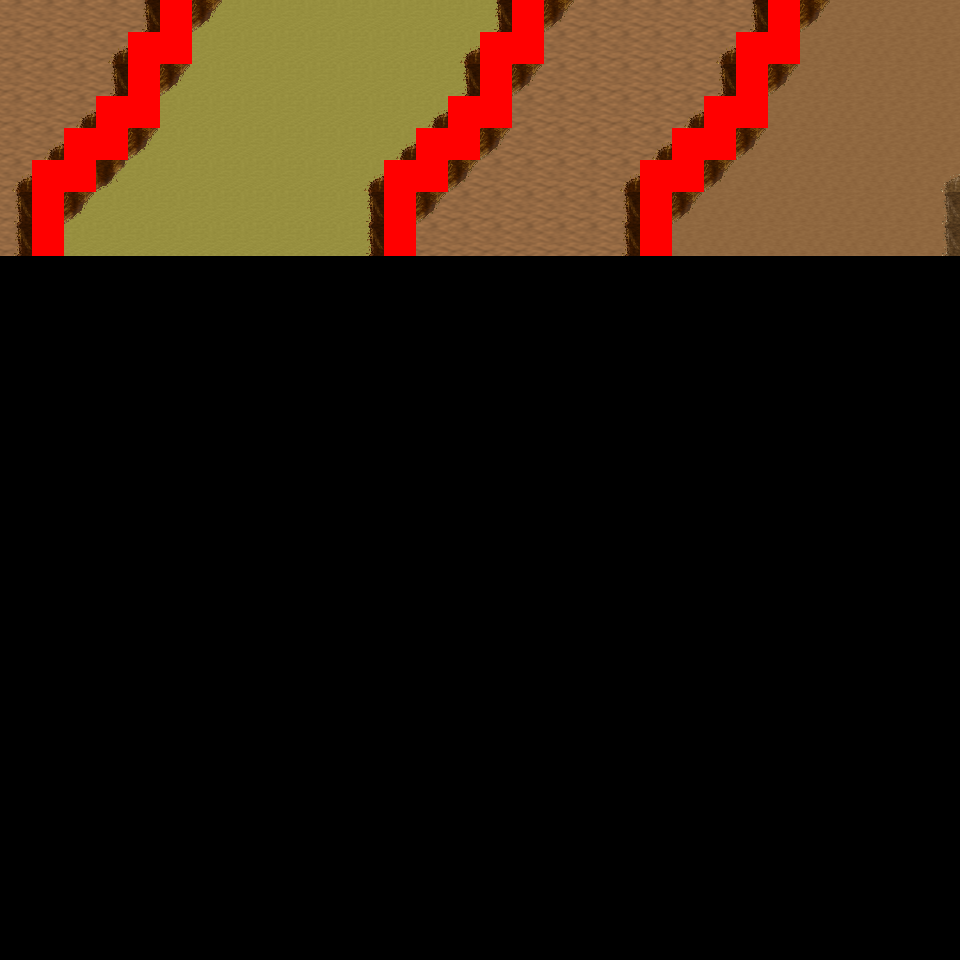

Below is a game level as drawn by its tile map, then a one-line description and the .tmx that defines it (tile-layer data replaced by summaries):
An orthogonal 30x30 tile map with 32x32 px tiles, 6 tile layers (Ground, Object, Object2, Above, ...), 12 tilesets and 6 objects (6x mapExit).

<map version="1.0" orientation="orthogonal" renderorder="right-down" width="30" height="30" tilewidth="32" tileheight="32" nextobjectid="7">
  <tileset firstgid="1" name="tileset_logic_collision" tilewidth="32" tileheight="32" tilecount="1" columns="1">
    <image source="../drawable/tileset_logic_collision.png" width="32" height="32" />
  </tileset>
  <tileset firstgid="2" name="tileset_ground_ground" tilewidth="32" tileheight="32" tilecount="33" columns="3">
    <image source="../drawable/tileset_ground_ground.png" width="96" height="352" />
  </tileset>
  <tileset firstgid="35" name="tileset_ground_ridge_earth_pale" tilewidth="32" tileheight="32" tilecount="96" columns="12">
    <image source="../drawable/tileset_ground_ridge_earth_pale.png" width="384" height="256" />
  </tileset>
  <tileset firstgid="131" name="tileset_ground_ridge_earth_dark" tilewidth="32" tileheight="32" tilecount="96" columns="12">
    <image source="../drawable/tileset_ground_ridge_earth_dark.png" width="384" height="256" />
  </tileset>
  <tileset firstgid="227" name="tileset_terrain_desert" tilewidth="32" tileheight="32" tilecount="88" columns="8">
    <image source="../drawable/tileset_terrain_desert.png" width="256" height="352" />
  </tileset>
  <tileset firstgid="315" name="tileset_ground_sand_2" tilewidth="32" tileheight="32" tilecount="15" columns="5">
    <image source="../drawable/tileset_ground_sand_2.png" width="160" height="96" />
  </tileset>
  <tileset firstgid="330" name="tileset_plant_tree_evergreen" tilewidth="32" tileheight="32" tilecount="36" columns="3">
    <image source="../drawable/tileset_plant_tree_evergreen.png" width="96" height="384" />
  </tileset>
  <tileset firstgid="366" name="tileset_plant_cactus_2" tilewidth="32" tileheight="32" tilecount="10" columns="5">
    <image source="../drawable/tileset_plant_cactus_2.png" width="160" height="64" />
  </tileset>
  <tileset firstgid="376" name="tileset_plant_cactus" tilewidth="32" tileheight="32" tilecount="2" columns="1">
    <image source="../drawable/tileset_plant_cactus.png" width="32" height="64" />
  </tileset>
  <tileset firstgid="378" name="tileset_plant_bush_various_small" tilewidth="32" tileheight="32" tilecount="9" columns="3">
    <image source="../drawable/tileset_plant_bush_various_small.png" width="96" height="96" />
  </tileset>
  <tileset firstgid="387" name="tileset_plant_tree_tree_green" tilewidth="32" tileheight="32" tilecount="80" columns="8">
    <image source="../drawable/tileset_plant_tree_tree_green.png" width="256" height="352" />
  </tileset>
  <tileset firstgid="467" name="tileset_building_fence_fence_chunky" tilewidth="32" tileheight="32" tilecount="21" columns="3">
    <image source="../drawable/tileset_building_fence_fence_chunky.png" width="96" height="224" />
  </tileset>
  <layer name="Ground" width="30" height="30">
    <data>[900 cells, 240 non-empty, 3 distinct tile ids]</data>
  </layer>
  <layer name="Object" width="30" height="30">
    <data>[900 cells, 78 non-empty, 10 distinct tile ids]</data>
  </layer>
  <layer name="Object2" width="30" height="30">
    <data>[900 cells, 0 non-empty, 0 distinct tile ids]</data>
  </layer>
  <layer name="Above" width="30" height="30">
    <data>[900 cells, 0 non-empty, 0 distinct tile ids]</data>
  </layer>
  <layer name="Above2" width="30" height="30">
    <data>[900 cells, 0 non-empty, 0 distinct tile ids]</data>
  </layer>
  <layer name="Walkable" width="30" height="30">
    <data>[900 cells, 36 non-empty, 1 distinct tile ids]</data>
  </layer>
  <objectgroup name="MapEvents">
    <object id="1" name="north" type="mapExit" x="0" y="0" width="160" height="32">
      <properties>
        <property name="map" value="level_0_x53_y113" />
        <property name="x" value="0" />
        <property name="y" value="28" />
      </properties>
    </object>
    <object id="2" name="north2" type="mapExit" x="192" y="0" width="320" height="32">
      <properties>
        <property name="map" value="level_0_x53_y113" />
        <property name="x" value="6" />
        <property name="y" value="28" />
      </properties>
    </object>
    <object id="3" name="north3" type="mapExit" x="544" y="0" width="224" height="32">
      <properties>
        <property name="map" value="level_0_x53_y113" />
        <property name="x" value="17" />
        <property name="y" value="28" />
      </properties>
    </object>
    <object id="4" name="north4" type="mapExit" x="800" y="0" width="160" height="32">
      <properties>
        <property name="map" value="level_0_x53_y113" />
        <property name="x" value="25" />
        <property name="y" value="28" />
      </properties>
    </object>
    <object id="5" name="west" type="mapExit" x="0" y="0" width="32" height="960">
      <properties>
        <property name="map" value="level_0_x52_y114" />
        <property name="x" value="28" />
        <property name="y" value="0" />
      </properties>
    </object>
    <object id="6" name="east" type="mapExit" x="928" y="0" width="32" height="960">
      <properties>
        <property name="map" value="level_0_x54_y114" />
        <property name="x" value="1" />
        <property name="y" value="0" />
      </properties>
    </object>
  </objectgroup>
</map>
